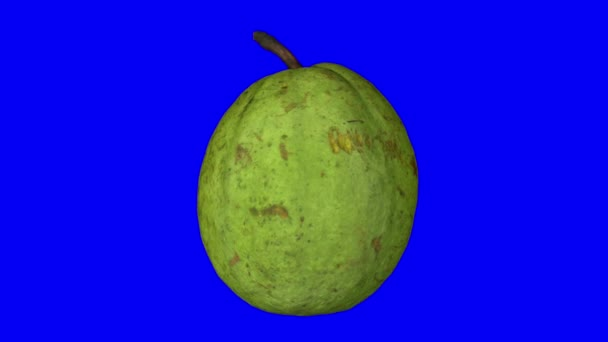
#> input picture Part 1/Lession 4_Image Representation & Classification/color thresshold/blue backgound.jpg, 608 x 342 px
$ python 'blue background.py'
#> lines starting #> are read from the running program, lines starting #| are printed output that depends on the picture; after the words box and inside, x2 and y2 are one past the last pixel; in counts of white or black regions, pixels touching at a corner belong together
import matplotlib.pyplot as plt
import numpy as np
import cv2

if __name__ == '__main__':
    # read image and change to RGB
    image = cv2.imread("blue backgound.jpg")
#> image is the input picture: shape (342, 608, 3); mean B, G, R 201.4, 30.3, 28.3
    image_rgb = cv2.cvtColor(image, cv2.COLOR_BGR2RGB)

    print('this image is: ', type(image), 'with demention: ', image.shape)
#| this image is:  <class 'numpy.ndarray'> with demention:  (342, 608, 3)
    # plt.imshow(image_rgb)
    # plt.show()

    # define thresshold
    lower_blue = np.array([0, 0, 150])
    upper_blue = np.array([50, 70, 255])

    # find blue background
    mask = cv2.inRange(image_rgb, lower_blue, upper_blue)
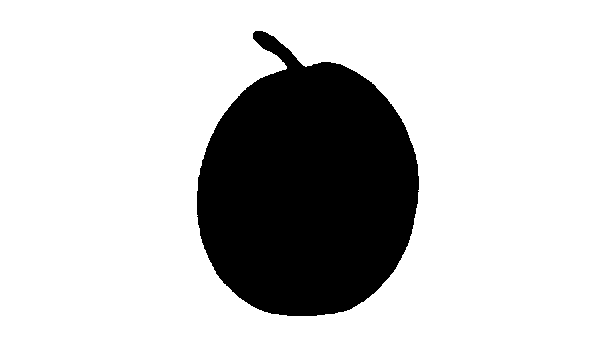
#> mask: shape (342, 608); 78.2% white; 1 black region, box (x1, y1, x2, y2) and area: (197, 31, 419, 316) 45268
    # plt.imshow(mask, cmap='gray')
    # plt.show()

    # mask image
    masked_image = np.copy(image_rgb)
    masked_image[mask != 0] = [0, 0, 0]
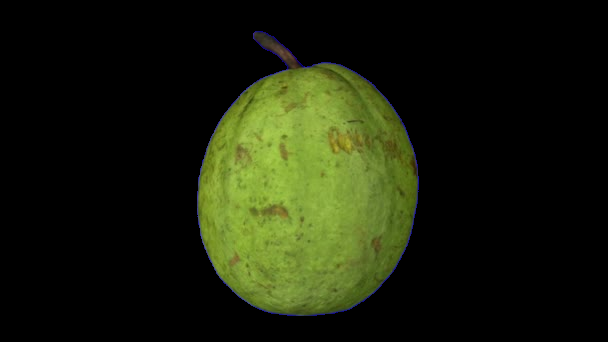
#> masked_image: shape (342, 608, 3); mean R, G, B 25.1, 30.3, 10.9
    # plt.imshow(masked_image)
    # plt.show()

    # read background image
    background_image = cv2.imread('stock-photography-slider.jpg')
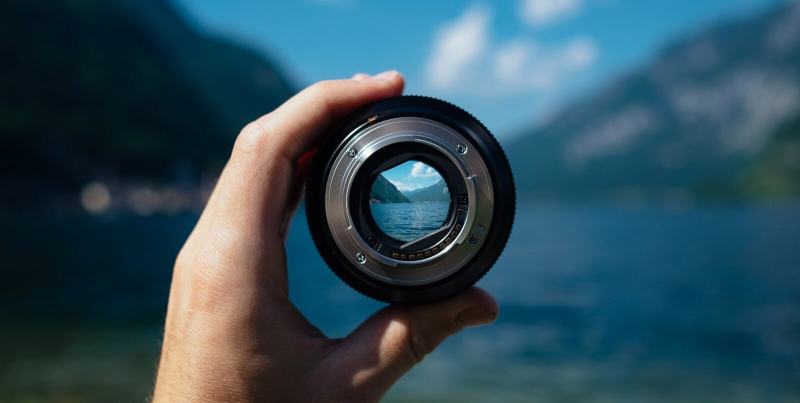
#> input picture Part 1/Lession 4_Image Representation & Classification/color thresshold/stock-photography-slider.jpg, 1600 x 806 px (shown at 1/2 size)
#> background_image is the input picture: shape (806, 1600, 3); mean B, G, R 91.5, 78.3, 48.2
    background_image = cv2.cvtColor(background_image, cv2.COLOR_BGR2RGB)
    crop_background = background_image[0:342, 0:608]
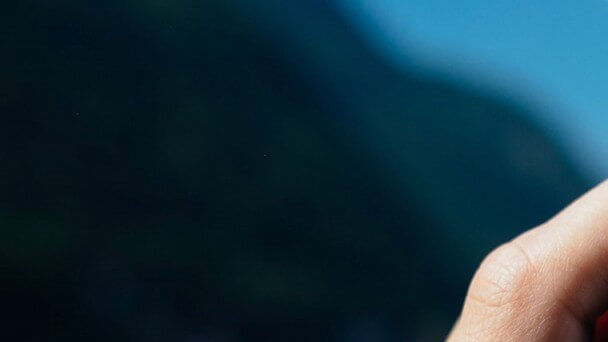
#> crop_background: shape (342, 608, 3); mean R, G, B 22.6, 50.7, 63.2

    # mask background
    crop_background[mask == 0] = [0, 0, 0]
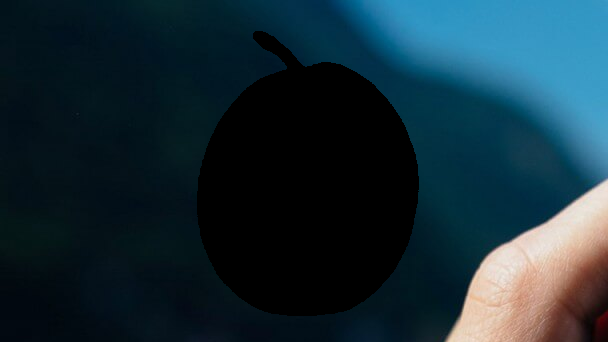
#> crop_background: shape (342, 608, 3); mean R, G, B 22.2, 45, 55.2
    # plt.imshow(crop_background)
    # plt.show()

    # add background
    new_image = masked_image + crop_background
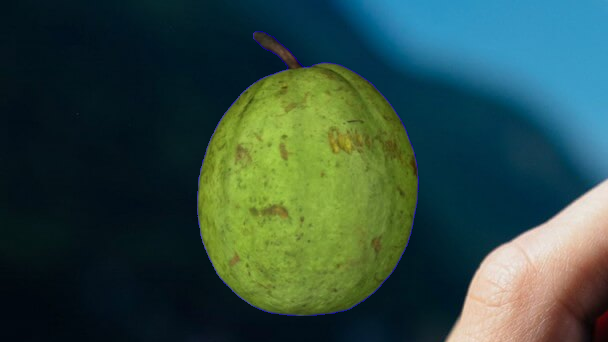
#> new_image: shape (342, 608, 3); mean R, G, B 47.3, 75.2, 66.1
    plt.imshow(new_image)
    plt.show()
